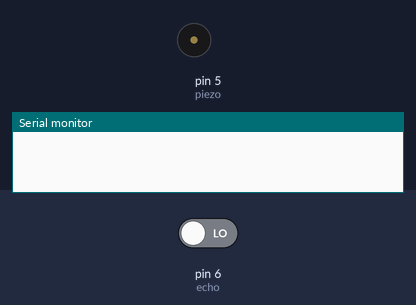
A sketch run on a simulated Arduino Uno, built with avr-gcc and run on an emulated ATmega328P. Parts: buzzer (waves = sounding, pin HIGH), the last lines printed to the serial monitor. The inputs (shaded band) are chosen by the test bench; at power-on: pin 6 (echo) LOW. Pins used as bus, display or sensor lines are not drawn.

Above: at 0.1 s.
At 1.1 s:
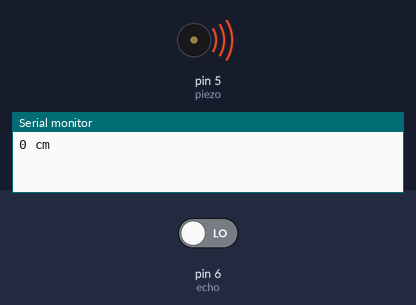
Timing chart, 0 to 2.6 s (numbered marks = the images above):
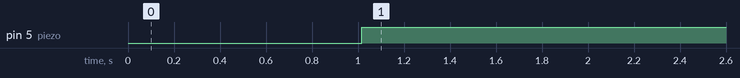

The sketch:

Autosensor.ino
```cpp
// REGISTRIERUNG ALLER PINS UND BENÖTIGTEN VARIABLEN
int trigger = 7;
int echo = 6;
int piezo = 5;
long dauer = 0;
long entfernung = 0;
long puls = 0;

void setup() {

  Serial.begin(9600); //VERBINDUNGSAUFBAU MIT AUSGABE AN PC

  //INITIALISIERUNG DER INPUT & OUTPUT PINS
  pinMode(trigger, OUTPUT);
  pinMode(echo, INPUT);
  pinMode(piezo, OUTPUT);

}

void loop() {

  //BERECHNUNG DES ABSTANDES ZU NÄCHSTEM OBJEKT
  //für weitere Details siehe Readme.md
  digitalWrite(trigger, LOW);
  delay(5);
  digitalWrite(trigger, HIGH);
  delay(10);
  digitalWrite(trigger, LOW);

  dauer = pulseIn(echo, HIGH);
  entfernung = (dauer/2) * 0.03432;

  //ÜBERPRÜFUNG OB KEIN OBJEKT GEFUNDEN WURDE
  if(entfernung == 1203) {

    Serial.println("Abgebrochen!"); 	//AUSGABE WIRD AN PC GESENDET
    digitalWrite(piezo, LOW);		//LAUTSPRECHER WIRD DEAKTIVIERT, FALLS ER NOCH AKTIVIERT IST
    return;

  }else {

    //ENTFERNUNG ZU NÄCHSTEM OBJEKT WIRD AN PC GESENDET
    Serial.print(entfernung);
    Serial.println(" cm");

    //ÜBERPRÜFEN OB OBJEKT IN WARNBEREICH LIEGT
    if(entfernung <= 23 && entfernung >= 0) {
      //WENN OBJEKT IN BEREICH LIEGT WIRD DER TEIL AUSGEFÜHRT:

      //BERECHNEN DES ZEITABSTANDES IN PIEPSGERÄUSCH
      //für weitere Details siehe Readme.md
      puls = (31 * entfernung - 218) / 2;

      //ENTFERNEN VON NEGATIVEN WERTEN
      if(puls < 0) {
        puls = 0;
      }

      //ÜBERPRÜFEN OB ZEITABSTAND GRÖßERGLEICH 30 IST
      if(puls >= 30) {

	//WENN ZEITABSTAND ÜBER 30MS IST WIRD PIEPS SIGNAL AUSGEGEBEN
        digitalWrite(piezo, HIGH);
        delay(puls);
        digitalWrite(piezo, LOW);
        delay(puls);
        return;

      }else {
	//ANSONSTEN GIBT LAUTSPRECHER DAUERTON AUS
        digitalWrite(piezo, HIGH);
      }

    }else {
      //ANSONSTEN WIRD DER LAUTSPRECHER DEAKTIVIERT, FALLS ER NOCH AKTIVIERT IST
      digitalWrite(piezo, LOW);
    }
  }

  //NUN WIRD 500MS GEWARTET BIS ALLES VON VORNE BEGINNT
  delay(500);
}
```

Measured:
- by itself, pin 5 (piezo): LOW → HIGH at 1.0 s
